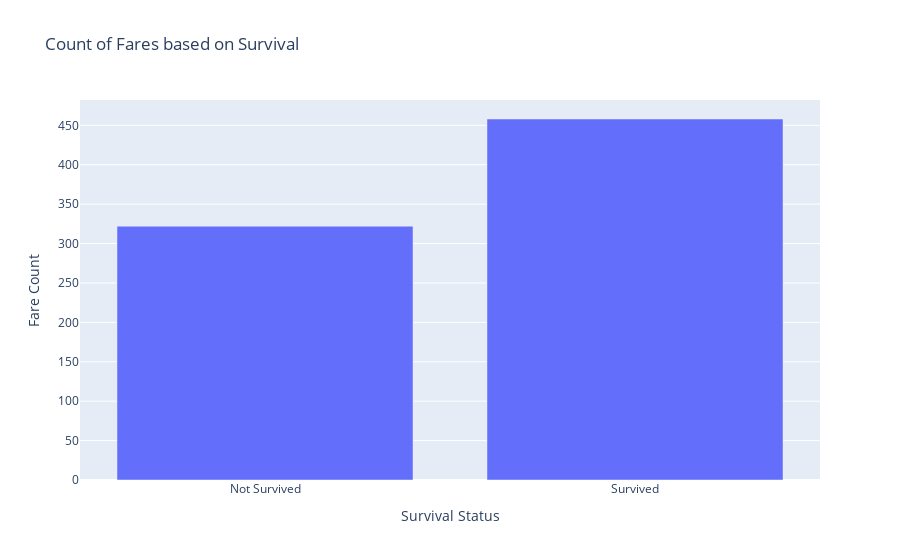

Notebook code cell kept with this figure:
### Code cell
import plotly.graph_objects as go
count = pd.Series([322, 458], index=["Not Survived", "Survived"])

# Create a Plotly bar plot
fig = go.Figure(data=[
    go.Bar(x=count.index, y=count.values)
])

# Update the layout for better visualization
fig.update_layout(
    title="Count of Fares based on Survival",
    xaxis=dict(title='Survival Status'),
    yaxis=dict(title='Fare Count')
)

# Show the plot
fig.show()

### Figure 1 — Plotly figure (JSON) as saved in the notebook; plotly's stock layout.template omitted (floating-point values rounded to 4 significant figures)
{"data": [{"type": "bar", "x": ["Not Survived", "Survived"], "y": [322, 458]}], "layout": {"title": {"text": "Count of Fares based on Survival"}, "xaxis": {"title": {"text": "Survival Status"}}, "yaxis": {"title": {"text": "Fare Count"}}}}
